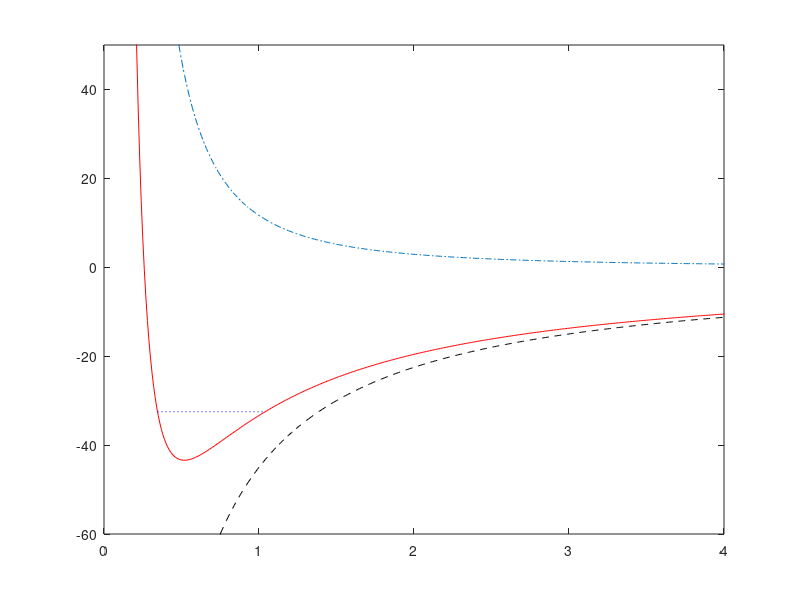

The MATLAB script that drew this image: (Note: this script raises an error after producing the figure.)
%potential.m - script to plot an attractive potential, energy, etc
%for a body under a central force
m=1; ri=1; vi=5; K=-45; thi=75; %inputs
th=thi*pi/180; vt=vi*sin(th); vr=vi*cos(th);%velocity components
L=m*ri*vt;                      %angular momentum, vt=tangential velocity
E=m*vr^2/2+L^2/m/ri^2/2+K/ri;   %E is constant
e=sqrt(1+2*E*L^2/m/K^2);        %eccentricity
r=[0.2:0.01:5];                 %variable
V=K./r; CT=L^2./r.^2/2/m;       %V(r), and Ang. Momentum term
Veff=V+CT;                      %Effective potential
rmin=1/(-m*K/L^2+sqrt((m*K/L^2)^2+2*m*E/L^2));
rmax=1/(-m*K/L^2-sqrt((m*K/L^2)^2+2*m*E/L^2));
Ec=-m*K^2/L^2/2; rc=-L^2/m/K;
plot(r,V,'k--',r,CT,'-.',r,Veff,'r')
line([rmin;rmax],[E;E],'Color','b','LineStyle',':')
axis([0 4 -60 50])
h=legend('V(r)','L^2/2mr^2','Veff(r)','E',4);
set(h,'FontSize',14)
xlabel('r','FontSize',14); ylabel('Potentials','FontSize',14); hold on;
plot(rmin,E,'k.',rmax,E,'k.',rc,Ec,'k.');%dot rmin,rmax,rc positions
str1=cat(2,'r_{min}=',num2str(rmin,2));
str2=cat(2,'r_{max}=',num2str(rmax,2));
str3=cat(2,'r_c=',num2str(rc,2),', E_c=',num2str(Ec,3));
text(rmin*(1+0.1),E*(1-0.2),str1,'FontSize',10); %post rmin
text(rmax*(1-0.1),E*(1-0.2),str2,'FontSize',10); %post rmax
text(rc*(1-0.8),Ec*(1+0.1),str3,'FontSize',9);   %post rc,Ec
str4=cat(2,' m=',num2str(m),', r_i=',num2str(ri,2),', v_i=',num2str(vi,2),...
  ', \theta_i=',num2str(thi,3),'^0',', K=',num2str(K,3),', L=',num2str(L,3),...
  ', E=',num2str(E,3),', e=',num2str(e,3));
text(0.5,40,str4,'FontSize',11);                 %post the parameters used
title('Potential Plot','FontSize',14)
